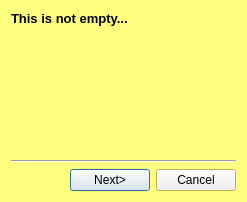
<?xml version="1.0" encoding="UTF-8"?>
<ui version="4.0">
 <class>PostItViewer</class>
 <widget class="QDialog" name="PostItViewer">
  <property name="geometry">
   <rect>
    <x>0</x>
    <y>0</y>
    <width>247</width>
    <height>202</height>
   </rect>
  </property>
  <property name="minimumSize">
   <size>
    <width>200</width>
    <height>200</height>
   </size>
  </property>
  <property name="maximumSize">
   <size>
    <width>400</width>
    <height>400</height>
   </size>
  </property>
  <property name="palette">
   <palette>
    <active>
     <colorrole role="Base">
      <brush brushstyle="SolidPattern">
       <color alpha="255">
        <red>255</red>
        <green>255</green>
        <blue>255</blue>
       </color>
      </brush>
     </colorrole>
     <colorrole role="Window">
      <brush brushstyle="SolidPattern">
       <color alpha="255">
        <red>255</red>
        <green>255</green>
        <blue>127</blue>
       </color>
      </brush>
     </colorrole>
    </active>
    <inactive>
     <colorrole role="Base">
      <brush brushstyle="SolidPattern">
       <color alpha="255">
        <red>255</red>
        <green>255</green>
        <blue>255</blue>
       </color>
      </brush>
     </colorrole>
     <colorrole role="Window">
      <brush brushstyle="SolidPattern">
       <color alpha="255">
        <red>255</red>
        <green>255</green>
        <blue>127</blue>
       </color>
      </brush>
     </colorrole>
    </inactive>
    <disabled>
     <colorrole role="Base">
      <brush brushstyle="SolidPattern">
       <color alpha="255">
        <red>255</red>
        <green>255</green>
        <blue>127</blue>
       </color>
      </brush>
     </colorrole>
     <colorrole role="Window">
      <brush brushstyle="SolidPattern">
       <color alpha="255">
        <red>255</red>
        <green>255</green>
        <blue>127</blue>
       </color>
      </brush>
     </colorrole>
    </disabled>
   </palette>
  </property>
  <property name="windowTitle">
   <string>Post-It viewer</string>
  </property>
  <layout class="QVBoxLayout" name="verticalLayout">
   <item>
    <widget class="QLabel" name="theLabel">
     <property name="text">
      <string>&lt;!DOCTYPE HTML PUBLIC &quot;-//W3C//DTD HTML 4.0//EN&quot; &quot;http://www.w3.org/TR/REC-html40/strict.dtd&quot;&gt;
&lt;html&gt;&lt;head&gt;&lt;meta name=&quot;qrichtext&quot; content=&quot;1&quot; /&gt;&lt;style type=&quot;text/css&quot;&gt;
p, li { white-space: pre-wrap; }
&lt;/style&gt;&lt;/head&gt;&lt;body style=&quot; font-family:'Sans Serif'; font-size:10pt; font-weight:400; font-style:normal;&quot;&gt;
&lt;p style=&quot; margin-top:0px; margin-bottom:0px; margin-left:0px; margin-right:0px; -qt-block-indent:0; text-indent:0px;&quot;&gt;&lt;span style=&quot; font-weight:600;&quot;&gt;This is not empty...&lt;/span&gt;&lt;/p&gt;&lt;/body&gt;&lt;/html&gt;</string>
     </property>
    </widget>
   </item>
   <item>
    <spacer name="verticalSpacer">
     <property name="orientation">
      <enum>Qt::Vertical</enum>
     </property>
     <property name="sizeHint" stdset="0">
      <size>
       <width>20</width>
       <height>133</height>
      </size>
     </property>
    </spacer>
   </item>
   <item>
    <widget class="Line" name="line">
     <property name="orientation">
      <enum>Qt::Horizontal</enum>
     </property>
    </widget>
   </item>
   <item>
    <layout class="QHBoxLayout" name="horizontalLayout">
     <item>
      <spacer name="horizontalSpacer">
       <property name="orientation">
        <enum>Qt::Horizontal</enum>
       </property>
       <property name="sizeHint" stdset="0">
        <size>
         <width>40</width>
         <height>20</height>
        </size>
       </property>
      </spacer>
     </item>
     <item>
      <widget class="QPushButton" name="pushButton_Next">
       <property name="text">
        <string>Next&gt;</string>
       </property>
      </widget>
     </item>
     <item>
      <widget class="QPushButton" name="pushButton_Cancel">
       <property name="text">
        <string>Cancel</string>
       </property>
      </widget>
     </item>
    </layout>
   </item>
  </layout>
 </widget>
 <resources/>
 <connections/>
</ui>
